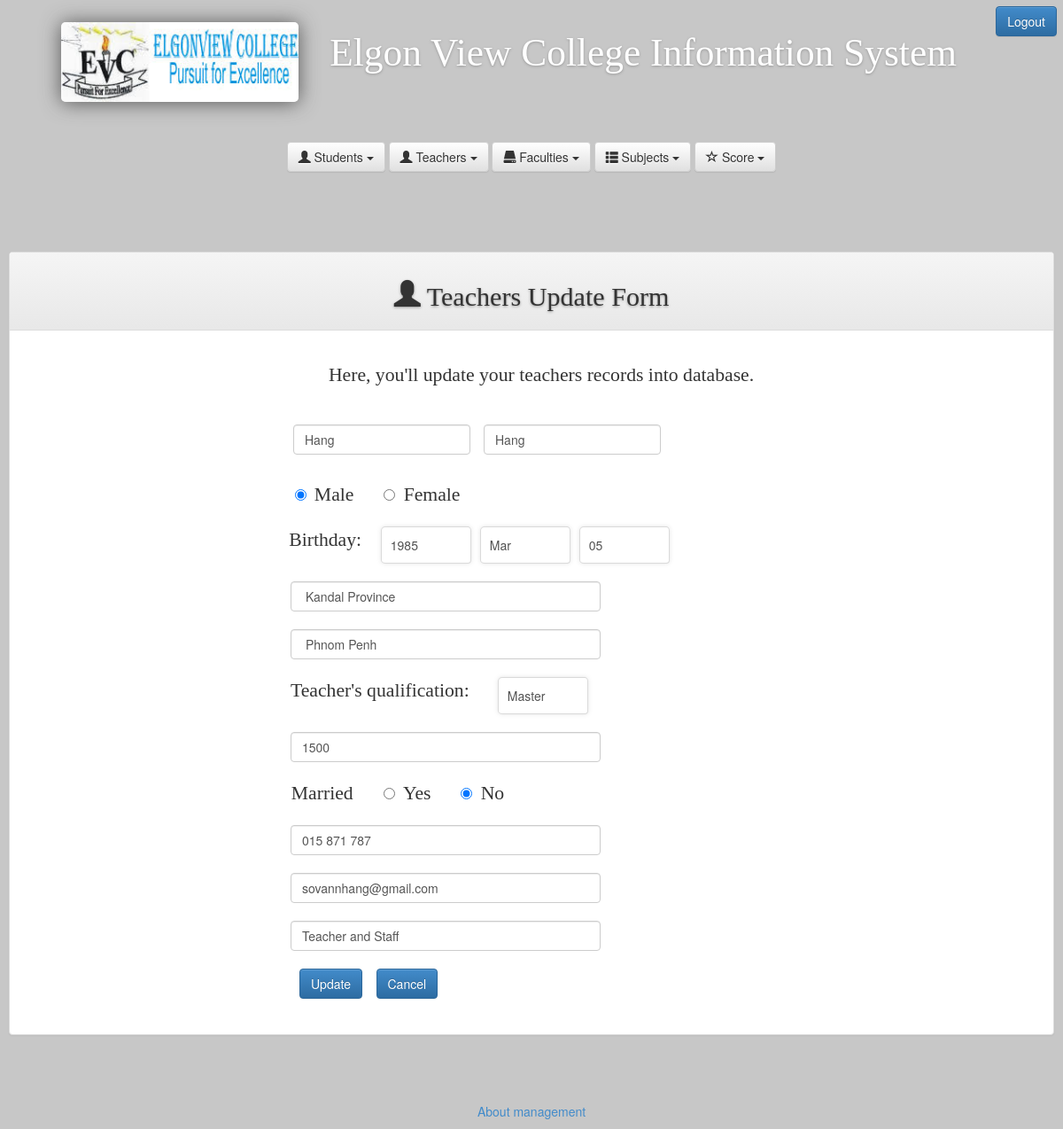
The page /everyone.php?tag=teachers_entry&opr=upd&rs_id=1 on the database its author committed.
### tables this page shows
CREATE TABLE IF NOT EXISTS `teacher_tbl` (
  `teacher_id` int(10) UNSIGNED NOT NULL AUTO_INCREMENT,
  `f_name` varchar(30) NOT NULL,
  `l_name` varchar(30) NOT NULL,
  `gender` char(10) NOT NULL,
  `dob` date NOT NULL,
  `pob` varchar(100) NOT NULL,
  `address` varchar(100) NOT NULL,
  `degree` varchar(50) NOT NULL,
  `salary` float NOT NULL,
  `married` char(10) NOT NULL,
  `phone` varchar(50) NOT NULL,
  `email` varchar(50) NOT NULL,
  `note` varchar(100) NOT NULL,
  PRIMARY KEY (`teacher_id`)
);

### Teachers_Entry.php (the view, shortened to what this page needs)
<?php
	$opr="";
	$id="";
	if(isset($_GET['opr'])){
	$opr=$_GET['opr'];}
if(isset($_GET['rs_id'])){
	$id=$_GET['rs_id'];}
?>
<html xmlns="http://www.w3.org/1999/xhtml">
<head>
<link rel="stylesheet" type="text/css" href="css2/style_entry.css" />
<link rel="stylesheet" type="text/css" href="css2/style_entry.css" />
</head>
<body>
<?php
if($opr=="upd")
{
	$sql_upd=mysql_query("SELECT * FROM teacher_tbl WHERE teacher_id=$id");
	$rs_upd=mysql_fetch_array($sql_upd);
	list($y,$m,$d)=explode('-',$rs_upd['dob']);
?>
<div class="panel panel-default">
  		<div class="panel-heading"><h1><span class="glyphicon glyphicon-user"></span> Teachers Update Form</h1></div>
  			<div class="panel-body">
			<div class="container">
				<p style="text-align:center;">Here, you'll update your teachers records into database.</p>
			</div>
<div class="container_form">
    <form method="post">
				<div class="teacher_name_pos">
					<input type="text" name="fnametxt" class="form-control" value="<?php echo $rs_upd['f_name'];?>" />
					<input type="text" name="lnametxt" class="form-control" value="<?php echo $rs_upd['f_name'];?>" />
				</div><br>
				<div class="teacher_radio_pos">
					<input type="radio" name="genderrdo" value="Male"<?php if($rs_upd['gender']=="Male") echo "checked";?> /> <span class="p_font">&nbsp;Male</span>
					<input type="radio" name="genderrdo" value="Female"<?php if($rs_upd['gender']=="Female") echo "checked";?> /> <span class="p_font">&nbsp;Female</span>
				</div><br>
				<div class="teacher_bday_box">
					<span class="p_font">Birthday: </span>&nbsp;&nbsp;&nbsp;
					<div class="select_style">
    					<select name="yy">
       						<?php
							$sel="";
							for($i=1985;$i<=2015;$i++){
								if($i==$y){
									$sel="selected='selected'";}
								else
								$sel="";
							echo"<option value='$i' $sel>$i </option>";
							}
						?>
						</select>
					</div>
					<div class="select_style">
    					<select name="mm">
       						<?php
							$sel="";
                            $mm=array("Jan","Feb","Mar","Apr","May","Jun","Jul","Aug","Sep","Oct","NOv","Dec");
                            $i=0;
                            foreach($mm as $mon){
                                $i++;
									if($i==$m){
										$sel=$sel="selected='selected'";}
									else
										$sel="";
                                echo"<option value='$i' $sel> $mon</option>";
                            }
                        ?>                        </select>
					</div>
					<div class="select_style">
    					<select name="dd">
       						<?php
						$sel="";
                        for($i=1;$i<=31;$i++){
							if($i==$d)
							$sel="selected='selected'";
							else
								$sel="";
                        ?>
                        <option value="<?php echo $i ;?>"<?php echo $sel ;?> >
                        <?php
                        if($i<10)
                            echo"0"."$i" ;
                        else
                            echo"$i";
						?>
						</option>
						<?php
						}?>
						</select>
					</div>
		     	</div><br><br>
				<div class="teacher_bdayPlace_pos">
					<input type="text" name="pobtxt" class="form-control" value=" <?php echo $rs_upd['pob']; ?>" />
				</div><br>
				<div class="teacher_address_pos">
					<input type="text" name="addrtxt" class="form-control" value=" <?php echo $rs_upd['address'];?>" />
				</div><br>
				<div class="teacher_degree_pos">
					<span class="p_font" style="float: left; margin-left: 88px;">Teacher's qualification: </span>
					<div class="select_style" style="border-left-width: 1px; margin-left: 0px; width: 102px; margin-right: 60px; margin-top: 0px; margin-bottom: 0px;">
    					<select name="degree">
       						<?php
                                $mm=array("Bachelor","Master","P.HD");
                                foreach($mm as $mon){
										if($mon==$rs_upd['degree'])
											$iselect="selected";
										else
											$iselect="";
										echo"<option value='$mon' $iselect> $mon</option>";
                                }
                            ?>
                        </select>
					</div>
				</div><br>
				<div class="teacher_salary_pos">
					<input type="text" name="slarytxt" class="form-control" value="<?php echo $rs_upd['salary'];?>" />
				</div><br>
				<div class="teacher_married_pos">
					<span class="p_font">Married</span>
					<input type="radio" name="marriedrdo" value="Yes"<?php if($rs_upd['married']=="Yes") echo "checked";?> /> <span class="p_font">&nbsp;Yes</span>
					<input type="radio" name="marriedrdo" value="No"<?php if($rs_upd['married']=="No") echo "checked";?> /> <span class="p_font">&nbsp;No</span>
				</div><br>
				<div class="teacher_mobile_pos">
					<input type="text" name="phonetxt" class="form-control" value="<?php echo $rs_upd['phone'];?>" />
				</div><br>
				<div class="teacher_mail_pos">
					<input type="text" name="emailtxt" class="form-control" value="<?php echo $rs_upd['email'];?>" />
				</div><br>
				<div class="teacher_note_pos">
					<input type="text" name="notetxt" class="form-control" value="<?php echo $rs_upd['note'];?>" />
				</div><br>
				<div class="teacher_btn_pos">
					<input type="submit" name="btn_upd" class="btn btn-primary btn-large" value="Update" />&nbsp;&nbsp;&nbsp;
					<input type="reset"  href="#" class="btn btn-primary btn-large" value="Cancel" />
				</div>
                                    </form>
			</div>
		</div>
	</div>
<?php
}
?>
</body>
</html>

### css2/home.css (style rules this page uses)
body { background-color: #c7c7c7; }
.container { padding: 20px; }
h1 { font-family: 'Segoe UI Light'; font-weight: 100; font-style: normal; font-size: 2.10em; text-shadow: 0px 1px 3px rgba(150, 150, 150, 1); }

### css2/style_entry.css (style rules this page uses)
h1 { text-align: center; font-family: 'Segoe UI Light'; font-weight: 200; font-style: normal; font-size: 2.15em; text-shadow: 0px 1px 3px rgba(150, 150, 150, 1); }
p { text-align: center; font-family: 'Segoe UI Light'; font-weight: 200; font-style: normal; font-size: 1.55em; }
.teacher_name_pos { width: 450px; display: flex; padding: 10px; margin-left: 280px; }
.form-control { display: block; width: 100%; height: 34px; padding: 6px 12px; font-size: 14px; line-height: 1.42857143; color: #555; background-color: #fff; background-image: none; border: 1px solid #ccc; border-radius: 4px; -webkit-box-shadow: inset 0 1px 1px rgba(0,0,0,.075); box-shadow: inset 0 1px 1px rgba(0,0,0,.075); -webkit-transition: border-color ease-in-out .15s,-webkit-box-shadow ease-in-out .15s; -o-transition: border-color ease-in-out .15s,box-shadow ease-in-out .15s; transition: border-color ease-in-out .15s,box-shadow ease-in-out .15s; margin-left: 15px; }
.panel.panel-default { text-align: center; }
.p_font { text-align: center; font-family: 'Segoe UI Light'; font-weight: 200; font-style: normal; font-size: 1.55em; }
input[type=radio], input[type=checkbox] { margin: 4px 0 0; margin-top: 1px \9; line-height: normal; margin-left: 30px; }
.container_form { float: left; }
.teacher_radio_pos { margin-left: 40px; }
.panel-body { padding-bottom: 40px; }
.select_style { overflow:hidden; }
.select_style select { -webkit-appearance: none; appearance:none; width:120%; background:none; background:transparent; border:none; outline:none; }
.select_style select { -webkit-appearance: none; appearance:none; width:120%; background:none; background:transparent; border:none; outline:none; cursor:pointer; padding:7px 10px; }
.select_style select { background: none repeat scroll 0% 0% transparent; border: medium none; outline: medium none; cursor: pointer; padding: 10px; width: 100px; }
.select_style { background: none repeat scroll 0% 0% rgb(255, 255, 255); display: inline-block; color: rgb(82, 82, 82); font-weight: 300; border-radius: 5px 4px 4px 5px / 5px 5px 4px 4px; box-shadow: 0px 0px 5px rgba(123, 123, 123, 0.2); border: 1px solid rgb(218, 218, 218); font-family: "helvetica neue",arial; width: auto; margin-left:10px; }
.teacher_bday_box { margin-left: 190px; }
.teacher_bday_box { margin-left: 300px; display: inline-flex; }
.teacher_bdayPlace_pos { width: 350px; margin-left: 287px; }
.teacher_address_pos { width: 350px; margin-left: 287px; }
.teacher_degree_pos { margin-left: 214px; }
.teacher_salary_pos { width: 350px; margin-left: 287px; }
.teacher_married_pos { margin-left: 116px; }
.teacher_mobile_pos { width: 350px; margin-left: 287px; }
.teacher_mail_pos { width: 350px; margin-left: 287px; }
.teacher_note_pos { width: 350px; margin-left: 287px; }
.teacher_btn_pos { margin-left: 50px; }

### rows shown on the page
teacher_tbl: fnametxt "Hang", lnametxt "Hang", gender "☑", pobtxt "Kandal Province", addrtxt "Phnom Penh", slarytxt "1500", married "☑", phonetxt "015 871 787", emailtxt "sovannhang@gmail.com", notetxt "Teacher and Staff"

### other values the page prints
form field yy "1985"
form field mm "Mar"
form field degree "Master"
